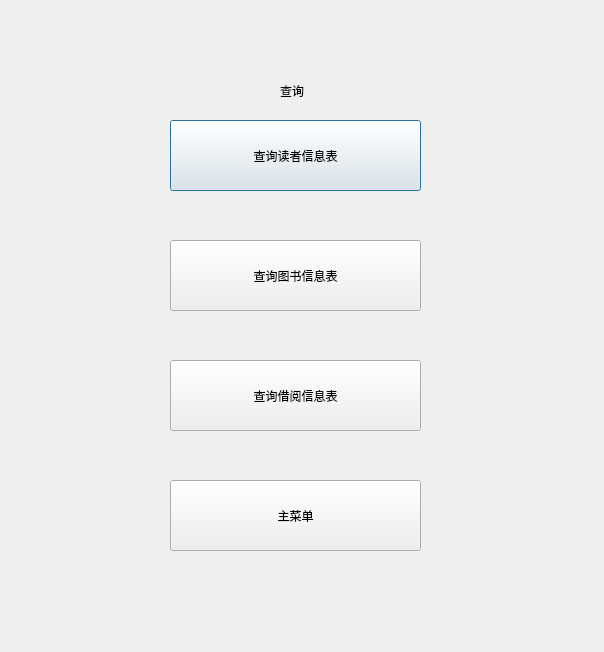
<?xml version="1.0" encoding="UTF-8"?>
<ui version="4.0">
 <class>Dialog</class>
 <widget class="QDialog" name="Dialog">
  <property name="geometry">
   <rect>
    <x>0</x>
    <y>0</y>
    <width>604</width>
    <height>652</height>
   </rect>
  </property>
  <property name="windowTitle">
   <string>查询</string>
  </property>
  <widget class="QPushButton" name="pushButton">
   <property name="geometry">
    <rect>
     <x>170</x>
     <y>120</y>
     <width>251</width>
     <height>71</height>
    </rect>
   </property>
   <property name="text">
    <string>查询读者信息表</string>
   </property>
  </widget>
  <widget class="QPushButton" name="pushButton_2">
   <property name="geometry">
    <rect>
     <x>170</x>
     <y>240</y>
     <width>251</width>
     <height>71</height>
    </rect>
   </property>
   <property name="text">
    <string>查询图书信息表</string>
   </property>
  </widget>
  <widget class="QPushButton" name="pushButton_3">
   <property name="geometry">
    <rect>
     <x>170</x>
     <y>360</y>
     <width>251</width>
     <height>71</height>
    </rect>
   </property>
   <property name="text">
    <string>查询借阅信息表</string>
   </property>
  </widget>
  <widget class="QLabel" name="label">
   <property name="geometry">
    <rect>
     <x>280</x>
     <y>60</y>
     <width>121</width>
     <height>61</height>
    </rect>
   </property>
   <property name="text">
    <string>查询</string>
   </property>
  </widget>
  <widget class="QPushButton" name="pushButton_4">
   <property name="geometry">
    <rect>
     <x>170</x>
     <y>480</y>
     <width>251</width>
     <height>71</height>
    </rect>
   </property>
   <property name="text">
    <string>主菜单</string>
   </property>
  </widget>
 </widget>
 <resources/>
 <connections/>
</ui>
